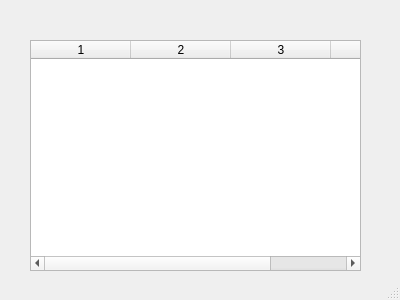
<?xml version="1.0" encoding="UTF-8"?>
<ui version="4.0">
 <class>Dialog</class>
 <widget class="QDialog" name="Dialog">
  <property name="geometry">
   <rect>
    <x>0</x>
    <y>0</y>
    <width>400</width>
    <height>300</height>
   </rect>
  </property>
  <property name="windowTitle">
   <string>Dictionary</string>
  </property>
  <property name="sizeGripEnabled">
   <bool>true</bool>
  </property>
  <property name="modal">
   <bool>false</bool>
  </property>
  <widget class="QTableWidget" name="list_word">
   <property name="geometry">
    <rect>
     <x>30</x>
     <y>40</y>
     <width>331</width>
     <height>231</height>
    </rect>
   </property>
   <property name="columnCount">
    <number>4</number>
   </property>
   <column/>
   <column/>
   <column/>
   <column/>
  </widget>
 </widget>
 <resources/>
 <connections/>
</ui>
